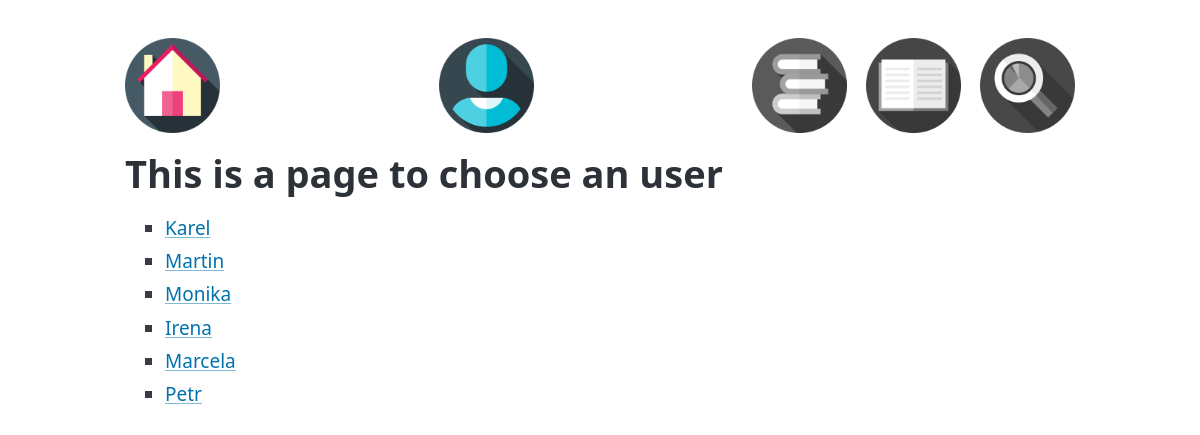
The page /user/ on the database as committed earlier.
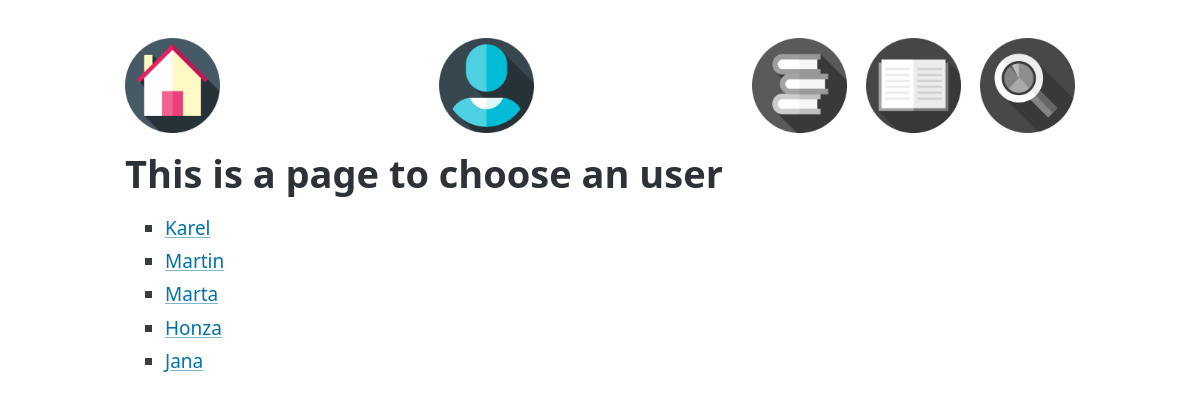
The same page on the database as committed later.
### Bill_2_split/models.py (models this page shows, shortened)
class AbstractBase(models.Model):
    name = models.CharField(max_length=100)
    slug = models.SlugField(max_length=100, blank=True)
    desc = models.CharField(max_length=2000, blank=True)
    class Meta:
        abstract = True

class User(AbstractBase):
    email = models.CharField(max_length=50, blank=True)
    password = models.CharField(max_length=50, blank=True)

### Bill_2_split/views.py (the view)
class UserView(generic.TemplateView):
    template_name = 'Bill_2_split/user.html'
    title = 'User page'
    def get_context_data(self, **kwargs):
        context = super().get_context_data(**kwargs)
        context['users'] = User.objects.all()
        return context

### Bill_2_split/templates/Bill_2_split/user.html
{% extends 'Bill_2_split/_base.html' %}
{% block Bill_2_split_content %}
{% load static %}
<nav>
    <ul><li><a href="{% url 'Bill_2_split:IndexView' %}">
            <img src="{% static 'Bill_2_split/icons/home_page.png' %}"></a></li></ul>
    <ul>
        <li><a href="{% url 'Bill_2_split:UserView' %}">
            <img src="{% static 'Bill_2_split/icons/user.png' %}"></a></li>
    </ul>
    <ul>
        <li><a href=""><img src="{% static 'Bill_2_split/icons/bw_ledgers.png' %}"></a></li>
        <li><a href=""><img src="{% static 'Bill_2_split/icons/bw_ledger.png' %}"></a></li>
        <li><a href=""><img src="{% static 'Bill_2_split/icons/bw_glass.png' %}"></a></li>
    </ul>
</nav>
<h1>
    This is a page to choose an user {{ object.name }}
</h1>
<ul>
    {% for user in users %}
    <li>
        <a href="{% url 'Bill_2_split:ListOfLedgersView' user.pk%}"> {{ user.name }} </a>
    </li>
    {% endfor %}
</ul>
{% endblock %}

Rows that differ between the two databases and show on the page:
removed User: name "Monika"
removed User: name "Irena"
removed User: name "Marcela"
removed User: name "Petr"
added User: name "Marta"
added User: name "Honza"
added User: name "Jana"
